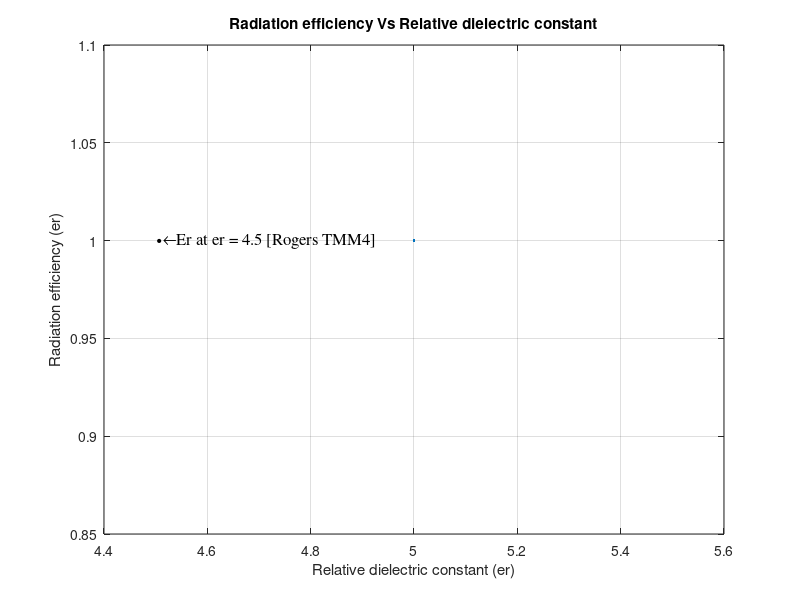
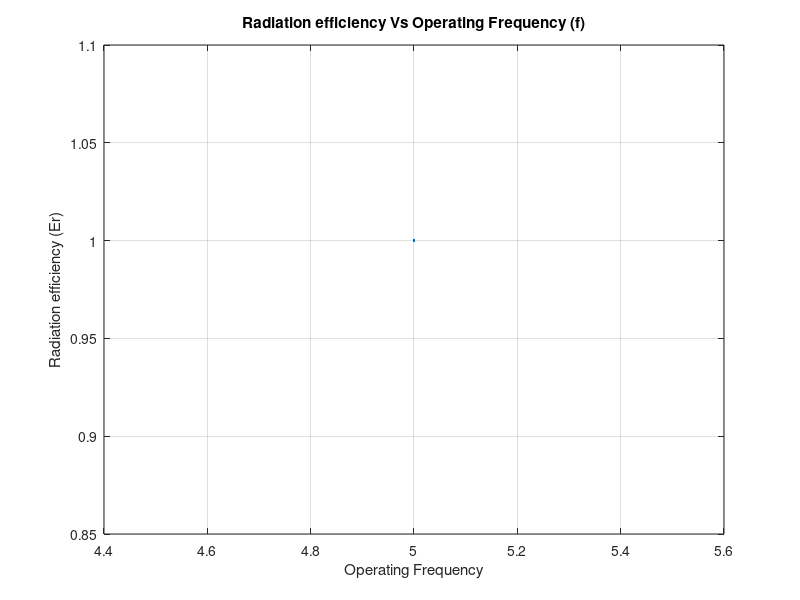
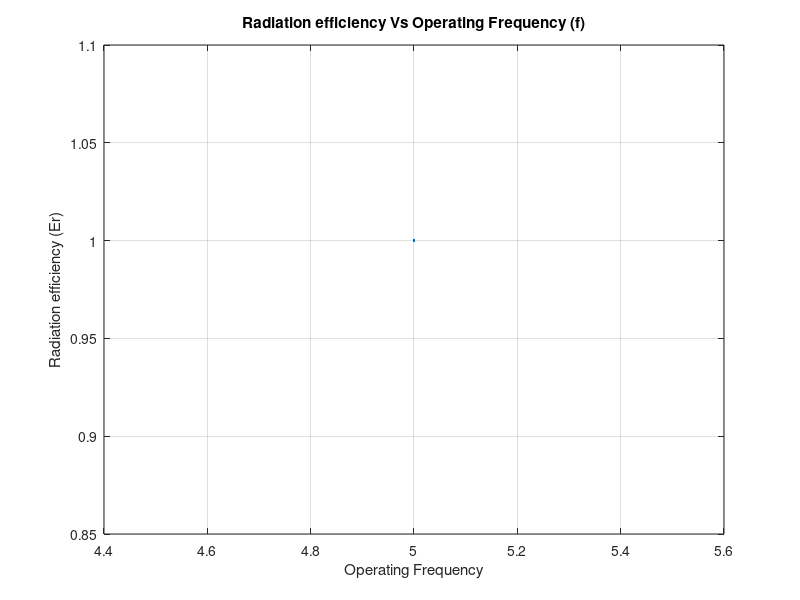
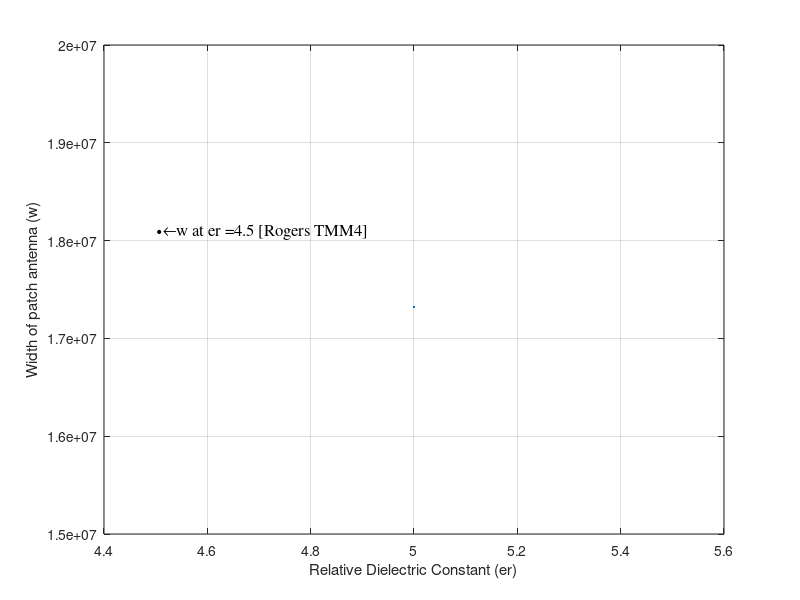

The MATLAB source for these figures, in order:
%% AE PROJECT %%
clc
clear all
close all
fr=input('Enter the value of resonant frequency: ');
fr1=input('Enter the lower limit of the operating frequency :');
fr2=input('Enter the upper limit of the operating frequency :');
h=input( 'Enter the HIGHT of the substrate:');
disp(' ')
i1=input('Enter the lower limit of the Relative dielectric constant :');
i2=input('Enter the upper limit of the Relative dielectric constant :');
er=i1:.01:i2;
k=(2*pi*fr).*(sqrt((8.854e-12)*(pi*4e-7)));
Pr=40.*(k.^2).*((k.*h).^2).*(1-(1./er)+(2./(5.*er.^2)));
x0=1+( 0.5.* ((er-1).*k.*h./er).^2 );
X0=(x0.^2)-1;
Psur=((30.*pi.*k.^2).*(er.*((x0.^2)-1)))./((er.*( (1./sqrt(X0))+(sqrt(X0)./er-x0.^2)))+((k.*h).*(1+ ((X0.*er.^2)./(er-x0.^2)))));
Er=Pr./(Pr+Psur);
figure(1)
er13=i1:.01:i2;
plot(er13,Er)
xlabel('Relative dielectric constant (er)')
ylabel('Radiation efficiency (er)')
grid on
title('Radiation efficiency Vs Relative dielectric constant')
k=(2*pi*fr).*(sqrt((8.854e-12)*(pi*4e-7)));
Pr=40.*(k.^2).*((k.*h).^2).*(1-(1./4.5)+(2./(5.*4.5.^2)));
x0=1+( 0.5.* ((4.5-1).*k.*h./4.5).^2 );
X0=(x0.^2)-1;
Psur1=((30.*pi.*k.^2).*(4.5.*((x0.^2)-1)))./((4.5.*((1./sqrt(X0))+(sqrt(X0)./4.5-x0.^2)))+((k.*h).*(1+((X0.*4.5.^2)./(4.5-x0.^2)))));
Ef1=Pr./(Pr+Psur1);
text(4.5,Ef1,...
'\bullet\leftarrow\fontname{times}Er at {er} = 4.5 [Rogers TMM4] ',...
'FontSize',12)
k=(2*pi*fr).*(sqrt((8.854e-12)*(pi*4e-7)));
Pr=40.*(k.^2).*((k.*h).^2).*(1-(1./2.32)+(2./(5.*2.32.^2)));
x0=1+( 0.5.* ((2.32-1).*k.*h./2.32).^2 );
X0=(x0.^2)-1;
Psur2=((30.*pi.*k.^2).*(2.32.*((x0.^2)-1)))./((2.32.*((1./sqrt(X0))+(sqrt(X0)./2.32-x0.^2)))+((k.*h).*(1+((X0.*2.32.^2)./(2.32-x0.^2)))));
Ef2=Pr./(Pr+Psur2);
text(2.32,Ef2,...
'\bullet\leftarrow\fontname{times}Er at {er} = 2.32 [Duroid]',...
'FontSize',12)
%% Radiation efficiency Vs Operating Frequency (f) [Duroid] 
figure(2)
f=fr1:1e9:fr2;
er=2.32;
k=(2*pi*f).*(sqrt((8.854e-12)*(pi*4e-7)));
Pr=40.*(k.^2).*((k.*h).^2).*(1-(1./er)+(2./(5.*er.^2)));
x0=1+( 0.5.* ((er-1).*k.*h./er).^2 );
X0=(x0.^2)-1;
Psur=((30.*pi.*k.^2).*(er.*((x0.^2)-1)))./((er.*( (1./sqrt(X0))+(sqrt(X0)./er-x0.^2)))+((k.*h).*(1+ ((X0.*er.^2)./(er-x0.^2)))));
Er=Pr./(Pr+Psur);
plot(f,Er)
xlabel('Operating Frequency')
ylabel('Radiation efficiency (Er)')
grid on
title('Radiation efficiency Vs Operating Frequency (f)')
text(2e9,Ef1,...
'\bullet\leftarrow\fontname{times}Er at {f} = 2Ghz [Duroid]',...
'FontSize',12)
%% Radiation efficiency Vs Operating Frequency (f) [Rogers TMM4]
figure(3)
f=fr1:1e9:fr2;
er=4.5;
k=(2*pi*f).*(sqrt((8.854e-12)*(pi*4e-7)));
Pr=40.*(k.^2).*((k.*h).^2).*(1-(1./er)+(2./(5.*er.^2)));
x0=1+( 0.5.* ((er-1).*k.*h./er).^2 );
X0=(x0.^2)-1;
Psur=((30.*pi.*k.^2).*(er.*((x0.^2)-1)))./((er.*( (1./sqrt(X0))+(sqrt(X0)./er-x0.^2)))+((k.*h).*(1+ ((X0.*er.^2)./(er-x0.^2)))));
Er=Pr./(Pr+Psur);
plot(f,Er)
xlabel('Operating Frequency')
ylabel('Radiation efficiency (Er)')
grid on
title('Radiation efficiency Vs Operating Frequency (f)')
text(2e9,Ef2,...
'\bullet\leftarrow\fontname{times}Er at {f} = 2Ghz [Rogers TMM4] ',...
'FontSize',12)
%% patch length variation
figure(4)
c=3e8;
er=i1:.01:i2;
w=(c/(2*fr)).*sqrt((2./(er+1)));
plot(er,w)
xlabel('Relative Dielectric Constant (er)')
ylabel('Width of patch antenna (w)')
grid on
er=2.32;
w1=(c/(2*fr)).*sqrt((2./(er+1)));
text(2.32,w1,'\bullet\leftarrow\fontname{times}w at {er} = 2.32 [Duroid]','FontSize',12)
er=4.5;
w2=(c/(2*fr)).*sqrt((2./(er+1)));
text(4.5,w2,'\bullet\leftarrow\fontname{times}w at {er} =4.5 [Rogers TMM4]','FontSize',12)
%% Bandwidth calculation
lambda=c/fr;
% Width of patch
w=(c/(2*fr))*sqrt((2/(er+1)));
ef= (er+1)/2 + ((er-1)/2)*(1/sqrt(1+(12*h/w)));
lef=c/(2*fr*sqrt(ef));
delL=0.412*h*((ef+0.3)/(ef-0.258))*(((w/h)+0.264)/((w/h)+0.8));
l=lef-2*delL;
BW=(3.77*((er-1)/(er*er))*(w/l)*(h/lambda))*100;
disp(BW)
